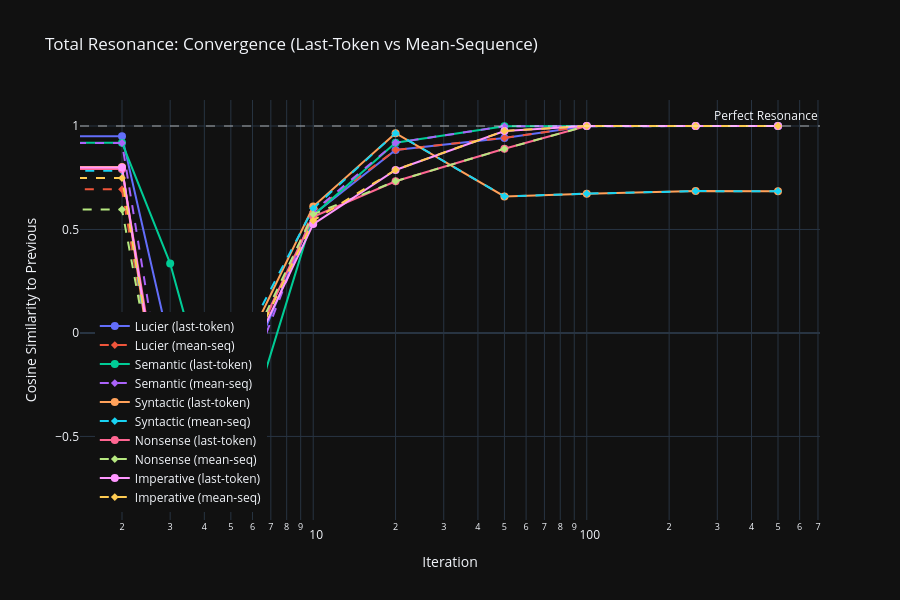

The code cell stored with this chart in its notebook:
### Markdown cell above
---
## 5. Visualization: The Dissolution

### 5a. Convergence Curves
Cosine similarity between successive snapshots. Two metrics:
- **Last-token** (solid): The prediction head — same metric as EXP_009a for comparison
- **Mean-sequence** (dashed): The holistic state of the entire sequence — the NEW metric

### Code cell
# ============================================================
# VIS 5a: CONVERGENCE CURVES — Last-Token AND Mean-Sequence
# ============================================================

fig_conv = go.Figure()

for label, snapshots in all_results.items():
    iters = [s["iteration"] for s in snapshots]
    cos_last = [s["cosine_sim_last"] for s in snapshots]
    cos_mean = [s["cosine_sim_mean"] for s in snapshots]
    
    fig_conv.add_trace(go.Scatter(
        x=iters, y=cos_last,
        mode='lines+markers', name=f"{label} (last-token)",
        marker=dict(size=8),
    ))
    fig_conv.add_trace(go.Scatter(
        x=iters, y=cos_mean,
        mode='lines+markers', name=f"{label} (mean-seq)",
        marker=dict(size=6, symbol='diamond'),
        line=dict(dash='dash'),
    ))

fig_conv.update_layout(
    title="Total Resonance: Convergence (Last-Token vs Mean-Sequence)",
    xaxis_title="Iteration",
    yaxis_title="Cosine Similarity to Previous",
    xaxis_type="log",
    template="plotly_dark",
    height=600,
    legend=dict(x=0.02, y=0.02),
)
fig_conv.add_hline(y=1.0, line_dash="dash", line_color="white", opacity=0.3,
                   annotation_text="Perfect Resonance")
fig_conv.show()

### Figure 1 — Plotly figure (JSON) as saved in the notebook; plotly's stock layout.template omitted (floating-point values rounded to 4 significant figures)
{"data": [{"marker": {"size": 8}, "mode": "lines+markers", "name": "Lucier (last-token)", "type": "scatter", "x": [0, 2, 3, 5, 10, 20, 50, 100, 250, 500], "y": [1, 0.9501, -0.07078, -0.3758, 0.5715, 0.8838, 0.9424, 1.0, 1.0, 1.0]}, {"line": {"dash": "dash"}, "marker": {"size": 6, "symbol": "diamond"}, "mode": "lines+markers", "name": "Lucier (mean-seq)", "type": "scatter", "x": [0, 2, 3, 5, 10, 20, 50, 100, 250, 500], "y": [1, 0.694, -0.6985, -0.3127, 0.5863, 0.8838, 0.9424, 1.0, 1.0, 1]}, {"marker": {"size": 8}, "mode": "lines+markers", "name": "Semantic (last-token)", "type": "scatter", "x": [0, 2, 3, 5, 10, 20, 50, 100, 250, 500], "y": [1, 0.9186, 0.336, -0.7305, 0.5679, 0.9188, 0.9986, 1.0, 1.0, 1.0]}, {"line": {"dash": "dash"}, "marker": {"size": 6, "symbol": "diamond"}, "mode": "lines+markers", "name": "Semantic (mean-seq)", "type": "scatter", "x": [0, 2, 3, 5, 10, 20, 50, 100, 250, 500], "y": [1, 0.9179, -0.5062, -0.4462, 0.5862, 0.919, 0.9986, 1.0, 1.0, 1.0]}, {"marker": {"size": 8}, "mode": "lines+markers", "name": "Syntactic (last-token)", "type": "scatter", "x": [0, 2, 3, 5, 10, 20, 50, 100, 250, 500], "y": [1, 0.8015, -0.7672, -0.2139, 0.6104, 0.9655, 0.6596, 0.6731, 0.6854, 0.6849]}, {"line": {"dash": "dash"}, "marker": {"size": 6, "symbol": "diamond"}, "mode": "lines+markers", "name": "Syntactic (mean-seq)", "type": "scatter", "x": [0, 2, 3, 5, 10, 20, 50, 100, 250, 500], "y": [1, 0.7833, -0.7843, -0.1564, 0.6019, 0.9658, 0.6596, 0.6731, 0.6854, 0.6849]}, {"marker": {"size": 8}, "mode": "lines+markers", "name": "Nonsense (last-token)", "type": "scatter", "x": [0, 2, 3, 5, 10, 20, 50, 100, 250, 500], "y": [1, 0.7928, -0.6278, -0.2761, 0.5612, 0.733, 0.8897, 1.0, 1.0, 1.0]}, {"line": {"dash": "dash"}, "marker": {"size": 6, "symbol": "diamond"}, "mode": "lines+markers", "name": "Nonsense (mean-seq)", "type": "scatter", "x": [0, 2, 3, 5, 10, 20, 50, 100, 250, 500], "y": [1, 0.5965, -0.6551, -0.2577, 0.5734, 0.733, 0.8897, 1.0, 1, 1.0]}, {"marker": {"size": 8}, "mode": "lines+markers", "name": "Imperative (last-token)", "type": "scatter", "x": [0, 2, 3, 5, 10, 20, 50, 100, 250, 500], "y": [1, 0.7994, -0.696, -0.3106, 0.526, 0.7874, 0.9761, 1.0, 1.0, 1.0]}, {"line": {"dash": "dash"}, "marker": {"size": 6, "symbol": "diamond"}, "mode": "lines+markers", "name": "Imperative (mean-seq)", "type": "scatter", "x": [0, 2, 3, 5, 10, 20, 50, 100, 250, 500], "y": [1, 0.7482, -0.6729, -0.2798, 0.543, 0.7881, 0.9761, 1.0, 1.0, 1.0]}], "layout": {"annotations": [{"showarrow": false, "text": "Perfect Resonance", "x": 1, "xanchor": "right", "xref": "x domain", "y": 1, "yanchor": "bottom", "yref": "y"}], "height": 600, "legend": {"x": 0.02, "y": 0.02}, "shapes": [{"line": {"color": "white", "dash": "dash"}, "opacity": 0.3, "type": "line", "x0": 0, "x1": 1, "xref": "x domain", "y0": 1, "y1": 1, "yref": "y"}], "title": {"text": "Total Resonance: Convergence (Last-Token vs Mean-Sequence)"}, "xaxis": {"title": {"text": "Iteration"}, "type": "log"}, "yaxis": {"title": {"text": "Cosine Similarity to Previous"}}}}
